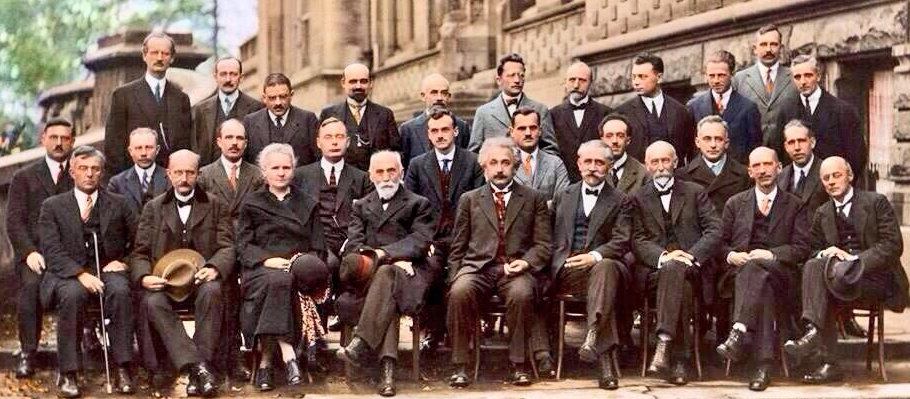
%> input picture odev1.bmp, 910 x 399 px
$ octave Cevap1.m   (GNU Octave 9; MATLAB toolbox functions it lacks are replaced by stand-ins)
%> lines starting %> are read from the running program, lines starting %| are printed output that depends on the picture; in (x1, y1, x2, y2) boxes, pixels count from 0 and x2, y2 are one past the last pixel; in counts of white or black regions, pixels touching at a corner belong together; the program's own positions count from 1
clear;
clc;
clf;

orj_image = imread('odev1.bmp');
%> orj_image is the input picture: size 399x910x3 uint8; mean R, G, B 119.4, 94.1, 84.8
subplot(1,2,1);
imshow(orj_image);
title('Orjinal Resim');

red=orj_image(:,:,1);
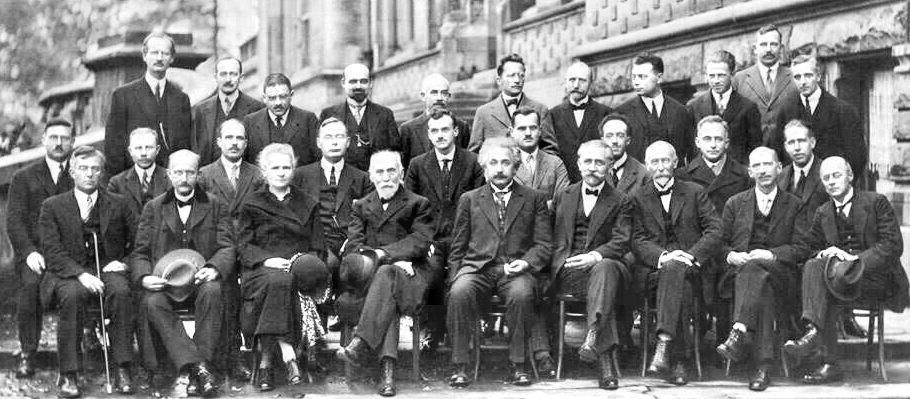
%> red: size 399x910 uint8; min 0, max 255, mean 119.4
green=orj_image(:,:,2);
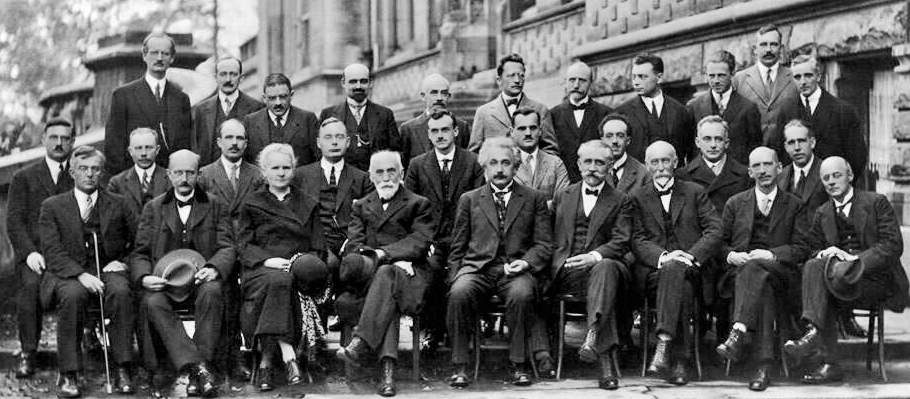
%> green: size 399x910 uint8; min 0, max 255, mean 94.1
blue=orj_image(:,:,3);
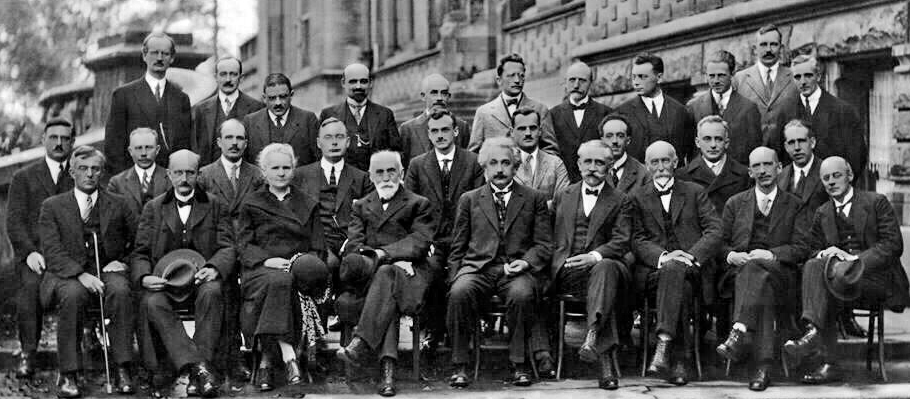
%> blue: size 399x910 uint8; min 0, max 255, mean 84.8
cikti=red>220&green>160&green<220&blue>100&blue<200;
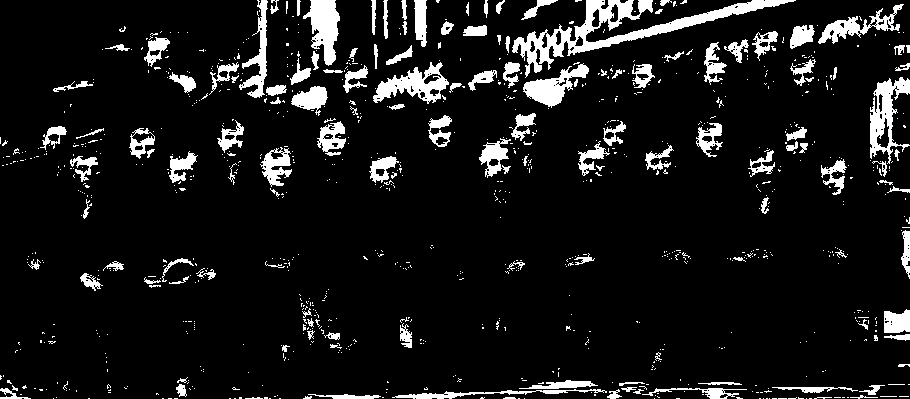
%> cikti: size 399x910 logical; 9.3% white; 950 white regions (809 under 20 px), largest, box (x1, y1, x2, y2) and area: (512, 0, 796, 78) 4401, (870, 77, 910, 164) 1493, (373, 62, 449, 104) 1393

subplot(1,2,2);
imshow(cikti);
title('Yüz Bölgeleri');
